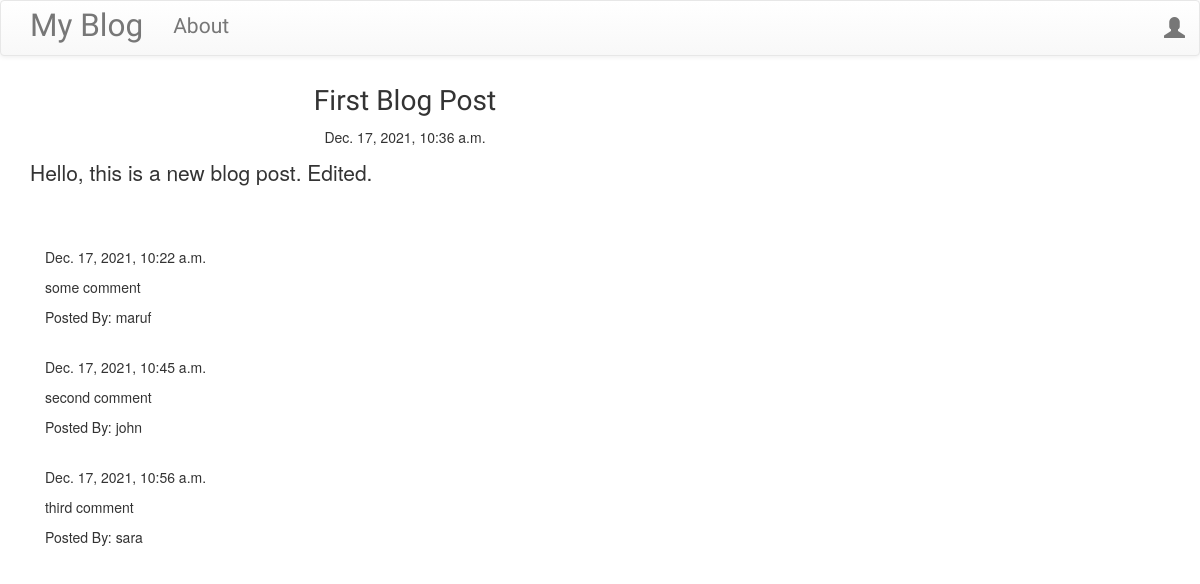
The app's page /post/1/ with its own data.
### blog/models.py (models this page shows, shortened)
class Post(models.Model):
    author = models.ForeignKey('auth.User',on_delete=models.DO_NOTHING)
    title = models.CharField(max_length=200)
    text = models.TextField()
    created_date = models.DateTimeField(default=timezone.now)
    published_date = models.DateTimeField(blank=True,null=True)

class Comment(models.Model):
    post = models.ForeignKey('blog.post',related_name='comments',on_delete=models.DO_NOTHING)
    author = models.CharField(max_length=200)
    text = models.TextField()
    created_date = models.DateTimeField(default=timezone.now)
    approved_comment = models.BooleanField(default=False)

### blog/views.py (the view)
# urls.py: path('post/<int:pk>/',views.PostDetailView.as_view(),name='post_detail'),
class PostDetailView(DetailView):
    model = Post

### blog/templates/blog/post_detail.html (shortened to what this page needs)
{% extends 'blog/base.html' %}
{% block content %}
<h1 class="posttitle">{{ post.title }}</h1>
{% if post.published_date %}
<div class="date postdate">
    {{ post.published_date }}
</div>
{% else %}
<a class="btn btn-default" href="{% url 'post_publish' pk=post.pk %}">Publish</a>
{% endif %}
<p class="postcontent">{{ post.text|safe|linebreaks }}</p>
<div class="container">
    {% for comment in post.comments.all %}
    <br>
        {% if user.is_authenticated or comment.approved_comment %}
            {{ comment.created_date }}
                <p>{{ comment.text|safe|linebreaks }}</p>
                <p>Posted By: {{ comment.author }}</p>
        {% endif %}
        {% empty %}
        <p>No Comments</p>
    {% endfor %}
</div>
{% endblock content %}

### blog/templates/blog/base.html (shortened to what this page needs)
<!DOCTYPE html>
{% load static %}
<html lang="en">
<head>
    <link rel="stylesheet" href="https://maxcdn.bootstrapcdn.com/bootstrap/3.3.7/css/bootstrap.min.css"
>
    <link rel="stylesheet" href="https://maxcdn.bootstrapcdn.com/bootstrap/3.3.7/css/bootstrap-theme.min.css"
>
    <link rel="stylesheet" href="//cdn.jsdelivr.net/npm/medium-editor@latest/dist/css/medium-editor.min.css"
          type="text/css" media="screen" charset="utf-8">
    <link rel="stylesheet" href="{% static 'css/blog.css' %}">
</head>
<body>
<nav class="navbar navbar-default techfont custom-navbar">
    <div class="container">
        <ul class="nav navbar-nav">
            <li><a href="{% url 'post_list' %}" class="navbar-brand bigbrand">My Blog</a></li>
            <li><a href="{% url 'about' %}">About</a></li>
        </ul>
        <ul class="nav navbar-nav navbar-right">
            {% if user.is_authenticated %}
            <li><a href="#">Welcome {{ user.username }}</a></li>
            <li><a href="{% url 'post_new' %}">New Post</a></li>
            <li><a href="{% url 'post_draft_list' %}">Drafts</a></li>
            <li><a href="{% url 'logout' %}">Logout</a></li>
            {% else %}
            <li>
                <a class="nav navbar-right" href="{% url 'login' %}">
                    <span class="glyphicon glyphicon-user"></span>
                </a>
            </li>
            {% endif %}
        </ul>
    </div>
</nav>
<div class="content container">
    <div class="row">
        <div class="col-md-8">
            <div class="blog_posts">
                {% block content %}
                {% endblock content %}
            </div>
        </div>
    </div>
</div>
</body>
</html>

### blog/static/css/blog.css (style rules this page uses)
.techfont { font-family: 'Bakbak One',sans-serif; font-size: 1.5em; margin-bottom: 10px; }
.bigbrand { font-size: 1.5em; }
.postdate { text-align: center; }
.posttitle { font-family: 'Bakbak One',sans-serif; font-size: 2em; text-align: center; }
.postcontent { font-family: 'Montserrat'; font-size: 1.5em; }
html, body { height: 100%; }

### records on screen
Post: title "First Blog Post", published_date "Dec. 17, 2021, 10:36 a.m.", text "Hello, this is a new blog post. Edited."
Comment: created_date "Dec. 17, 2021, 10:22 a.m.", text "some comment", author "maruf"
Comment: created_date "Dec. 17, 2021, 10:45 a.m.", text "second comment", author "john"
Comment: created_date "Dec. 17, 2021, 10:56 a.m.", text "third comment", author "sara"
